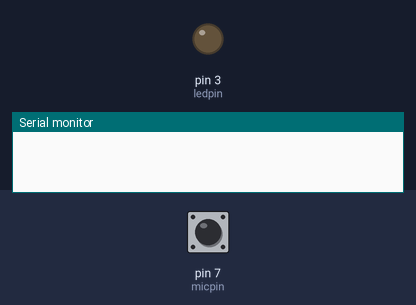
Bench run of a sketch on a simulated Arduino Uno, built with avr-gcc and run on an emulated ATmega328P. On the bench: output pins drawn as LEDs (lit = HIGH), the last lines printed to the serial monitor. Inputs (shaded band) come from the test bench; at power-on: pin 7 (micpin) LOW.

Above: at 1.2 s.
1.3 s: pin 7 (micpin) pulsed HIGH 5 times (0.12 s each, 0.3 s apart)
At 2.12 s:
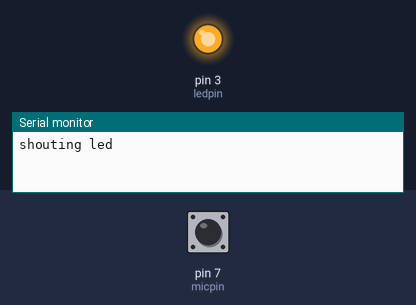
Timing chart, 0 to 4.3 s (numbered marks = the images above; inputs shaded):
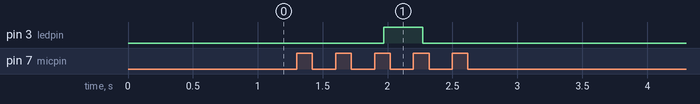

The sketch:

version01.ino
```cpp
const int micpin = 7, ledpin=3;
const int clapdelay = 500;
int eventstatus=0;
bool sensorstatus=0, lastsensorstatus=HIGH;

unsigned long lastDebounceTime = 0;
unsigned long debounceDelay = 20;

void setup() {
  Serial.begin(9600);

  pinMode(micpin, INPUT);
  pinMode(ledpin, OUTPUT);
}

void loop() {
  eventstatus = 0;
  sensorstatus = digitalRead(micpin);

  //delay(1);

  if(eventstatus == 0)
  {
    if(sensorstatus == 1)
    {
      eventstatus = 1;
      //Serial.println("eventstatus: 1");
    }
  }


  if(eventstatus == 1)
  {
      bool bouncing = false;
      sensorstatus = digitalRead(micpin);
      if(sensorstatus == 0)
      {
        lastDebounceTime = millis();
      }
      while((millis() - lastDebounceTime) < 250)
      {
        if(digitalRead(micpin) == 1)
        {
          bouncing = true;
          //Serial.println("bouncing true");
        }
      }

      if(bouncing)  //von der logik her müsste hier !bouncing stehen
      {
        //Serial.println("signal gedebounced");
        eventstatus = 2;
      }
  }

  if(eventstatus == 2)
  {
    for(int n=0; n<250; n++)
    {
      delay(1);
      sensorstatus = digitalRead(micpin);
      if(sensorstatus == 1)
      {
        //Serial.println("high again");
        eventstatus = 3;
        break;
      }
    }
  }

  if(eventstatus == 3)
  {
    Serial.println("shouting led");
    digitalWrite(ledpin, !digitalRead(ledpin));
  }

/*
  if(eventstatus == 1)
  {
    do
    {
      sensorstatus = digitalRead(micpin);
      if(sensorstatus != lastsensorstatus)
      {
        lastDebounceTime = millis();
      }

      if((millis() - lastDebounceTime) > debounceDelay)
      {
        eventstatus = 2;
        Serial.println("Signal wurde gedebounced");
      }
    }while(eventstatus == 1);
  }


  if(eventstatus == 2)
  {
    for(int n=500; n>0; n--)
    {
      delay(1);
      sensorstatus = digitalRead(micpin);
      if(sensorstatus == HIGH)
      {
        eventstatus = 3;
        break;
      }
    }
  }

  if(eventstatus == 3)
  {
    digitalWrite(ledpin, !digitalRead(ledpin));
  }
  */
}
```

Measured:
- after the input at 1.3 s, pin 3 (ledpin): LOW → HIGH after 0.67 s, → LOW 0.30 s later
